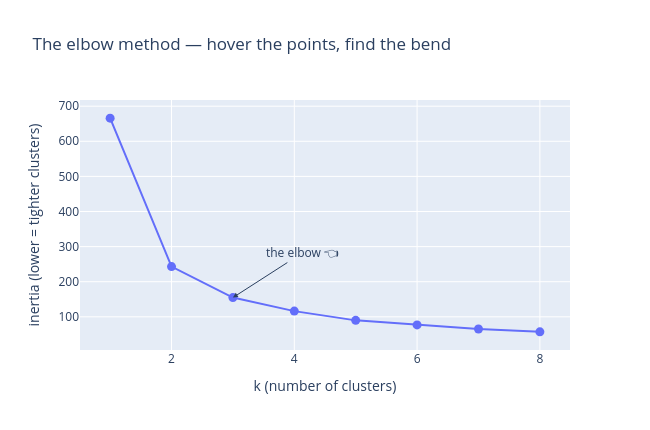

This figure's notebook cell:
### Markdown cell above
## 3 · How many groups are there, really?

We *told* k-means to find 3. But what if we didn't know? Real mystery crates don't come with the number of groups printed on the side.

Here's a trick. **Inertia** measures how tightly points hug their centroid — smaller is tighter. Add more clusters and inertia always drops (with one cluster per point it hits zero). But watch *how fast* it drops: there's usually a `k` where adding another cluster suddenly stops helping much. The curve bends like an elbow, and that bend is nature's hint at the true number of groups.

### 🧪 Exercise 3 — Find the elbow

- For each `k` from 1 to 8, fit `KMeans` and record its `.inertia_`.
- Plot inertia versus `k` and look for the bend.

You should see the curve drop steeply, then flatten around **k = 3** — exactly the number of penguin species.

### Code cell
ks = range(1, 9)
inertias = []
### BEGIN SOLUTION
for k in ks:
    km_k = KMeans(n_clusters=k, n_init=10, random_state=SEED)
    km_k.fit(X2)
    inertias.append(km_k.inertia_)
### HINT: after fitting, km_k.inertia_ is the tightness number to append
### END SOLUTION

import plotly.graph_objects as go

fig = go.Figure(go.Scatter(
    x=list(ks), y=inertias, mode="lines+markers", marker=dict(size=9),
    hovertemplate="k = %{x}<br>inertia = %{y:.0f}<extra></extra>",
))
fig.add_annotation(x=3, y=inertias[2], text="the elbow 👈", ax=70, ay=-45,
                   showarrow=True, arrowhead=2)
fig.update_layout(
    title="The elbow method — hover the points, find the bend",
    xaxis=dict(title="k (number of clusters)"),
    yaxis=dict(title="inertia (lower = tighter clusters)"),
    width=650, height=430,
)
fig.show()

### Figure 1 — Plotly figure (JSON) as saved in the notebook; plotly's stock layout.template omitted (floating-point values rounded to 4 significant figures)
{"data": [{"hovertemplate": "k = %{x}<br>inertia = %{y:.0f}<extra></extra>", "marker": {"size": 9}, "mode": "lines+markers", "type": "scatter", "x": [1, 2, 3, 4, 5, 6, 7, 8], "y": [666.0, 243.2, 154.8, 116.2, 89.88, 77.05, 65.45, 57.11]}], "layout": {"annotations": [{"arrowhead": 2, "ax": 70, "ay": -45, "showarrow": true, "text": "the elbow 👈", "x": 3, "y": 154.8}], "height": 430, "title": {"text": "The elbow method — hover the points, find the bend"}, "width": 650, "xaxis": {"title": {"text": "k (number of clusters)"}}, "yaxis": {"title": {"text": "inertia (lower = tighter clusters)"}}}}
